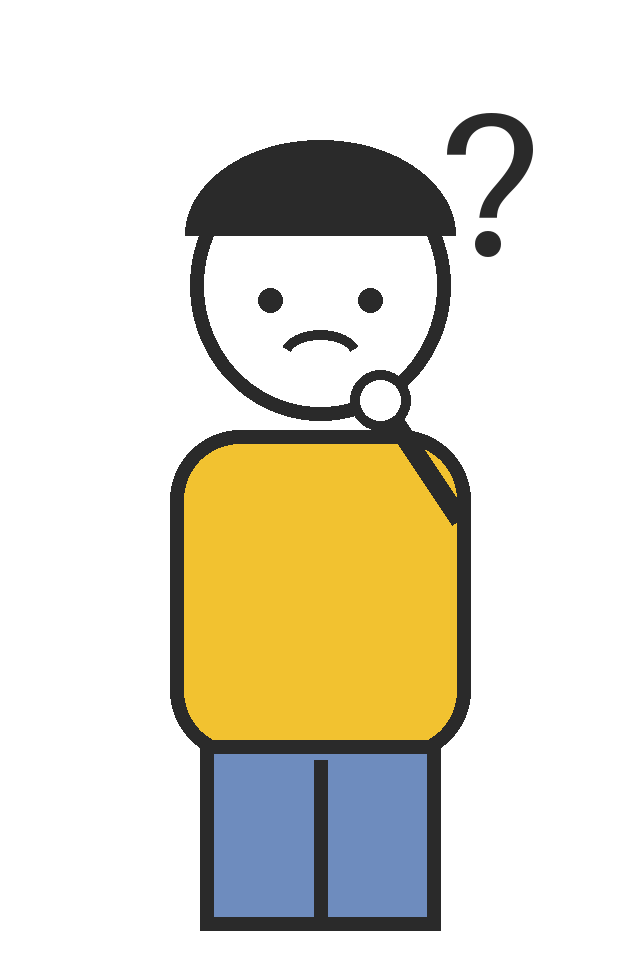
#> input picture examples/sky-blue/assets/C01.png, 640 x 960 px; its folder holds only this picture in this run
$ python -i assets.py   (imports and definitions only)
#> lines starting #> are read from the running program, lines starting #| are printed output that depends on the picture; after the words box and inside, x2 and y2 are one past the last pixel; in counts of white or black regions, pixels touching at a corner belong together
#> further down, picture is the input picture: PIL image 640x960 RGBA; mean R, G, B, A 53.7, 49.3, 33.6, 84
"""素材：AI 出图提示词、出图（可插拔）、抠白底、文字素材本地渲染、占位图、章节卡、背景。

元素图的来源优先级：element.src（用户素材）> assets/<ID>.png（AI 生成或手动放入）> 占位图。
所有元素最终统一成 build/assets/el/<ID>.png（裁掉透明留白），Canvas 和剪映两个后端用同一份。

出图由用户接入自己的 API（火山方舟 Seedream / 通义万相 / 硅基流动 / OpenAI 兼容 / 命令行），见 imagegen.py。
"""

from __future__ import annotations

import colorsys
import io
import re
from concurrent.futures import ThreadPoolExecutor
from dataclasses import asdict, dataclass
from pathlib import Path

import numpy as np
from PIL import Image, ImageDraw, ImageFilter, ImageFont

from . import config
from .project import IMAGE_EXT, PERSON_ROLES, Element, Project
from .util import key_hash, probe_video, read_json, rel, write_json

_CJK_GAP = re.compile(r"(?<=[　-鿿＀-￯])\s+(?=[　-鿿＀-￯])")


def _rgb(hex_: str) -> tuple[int, int, int]:
    h = hex_.lstrip("#")
    return int(h[0:2], 16), int(h[2:4], 16), int(h[4:6], 16)


def accent_hex(p: Project, name: str, default: str = "#D2412F") -> str:
    return p.style.get("palette", {}).get(name, {}).get("hex", default)


def font_path(p: Project) -> Path:
    return config.find_font(p.style.get("font", {}).get("files"), [p.dir / "fonts"])


# ---------------------------------------------------------------- 提示词

# [71 lines left out: functions uses_ref, build_prompt, prompts, export_prompts, _ai_file, not called in this run]


def knock_out_white(img: Image.Image, tol: int = 18, feather: int = 2) -> Image.Image:
    """把与边缘连通的近白色区域变透明（AI 没出透明底时兜底）。"""
#> called with tol = 18, feather = 2
    rgb = np.asarray(img.convert("RGB"), np.int16)
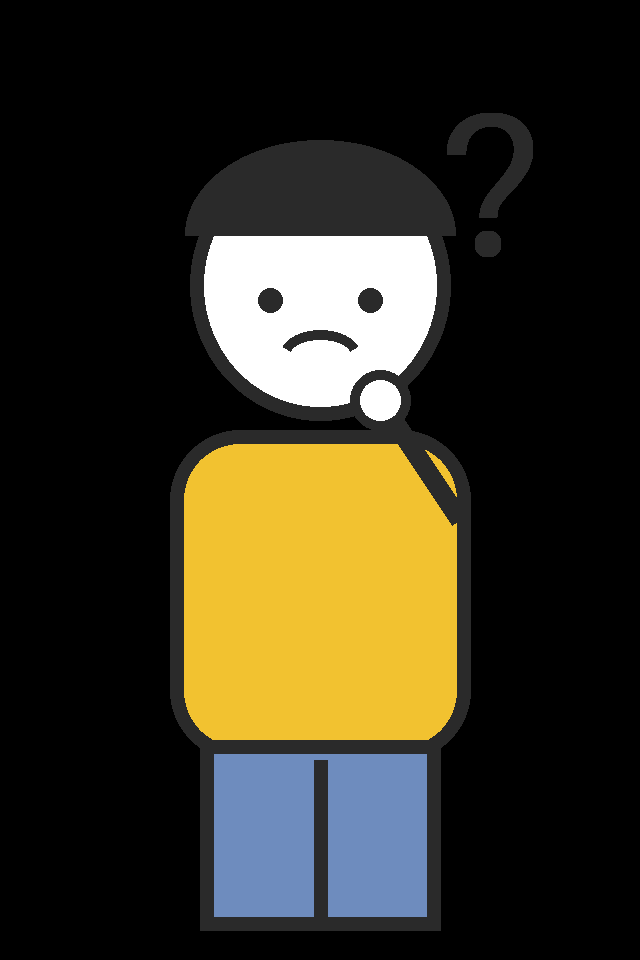
#> rgb: shape (960, 640, 3) int16; mean R, G, B 53.7, 49.3, 33.6
    h, w, _ = rgb.shape
#> h = 960; w = 640
    near_white = (255 - rgb).max(axis=2) <= tol
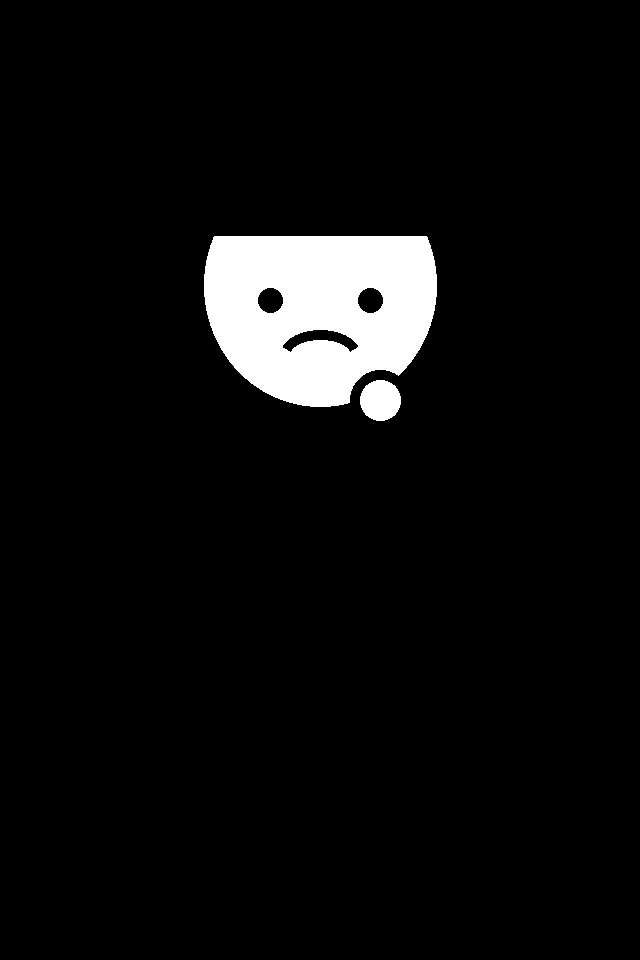
#> near_white: shape (960, 640) bool; 5.2% white; 2 white regions, box (x1, y1, x2, y2) and area: (204, 236, 437, 407) 30903, (360, 380, 401, 421) 1321
    k = max(1, max(h, w) // 512)
#> k = 1
    small = near_white[::k, ::k]
    bg = np.zeros_like(small)
    bg[0, :], bg[-1, :], bg[:, 0], bg[:, -1] = small[0, :], small[-1, :], small[:, 0], small[:, -1]
#> bg: shape (960, 640) bool; every value is 0
    while True:
        grown = bg.copy()
        grown[1:, :] |= bg[:-1, :]
        grown[:-1, :] |= bg[1:, :]
        grown[:, 1:] |= bg[:, :-1]
        grown[:, :-1] |= bg[:, 1:]
        grown &= small
        if (grown == bg).all():
            break
        bg = grown
    pad = bg.copy()
    pad[1:, :] |= bg[:-1, :]
    pad[:-1, :] |= bg[1:, :]
    pad[:, 1:] |= bg[:, :-1]
    pad[:, :-1] |= bg[:, 1:]
    full = np.repeat(np.repeat(pad, k, axis=0), k, axis=1)[:h, :w]
    alpha = Image.fromarray(np.where(full & near_white, 0, 255).astype(np.uint8))
#> alpha: PIL image 640x960 L; every value is 255
    if feather:
        alpha = alpha.filter(ImageFilter.GaussianBlur(feather))
    out = img.convert("RGBA")
    out.putalpha(alpha)
    return out


# [217 lines left out: functions accent_report, generate, trim, render_word, render_placeholder, render_background and 1 more, not called in this run]


# ---------------------------------------------------------------- 统一准备

@dataclass
class AssetInfo:
    id: str
    kind: str          # image | video
    src: str           # 相对项目目录：Canvas 和剪映都用它
    w: int
    h: int
    placeholder: bool = False
    duration: float = 0.0


# [52 lines left out: functions prepare, assets_status, not called in this run]

>>> from PIL import Image
>>> picture = Image.open('../../examples/sky-blue/assets/C01.png')
>>> result = knock_out_white(picture)
